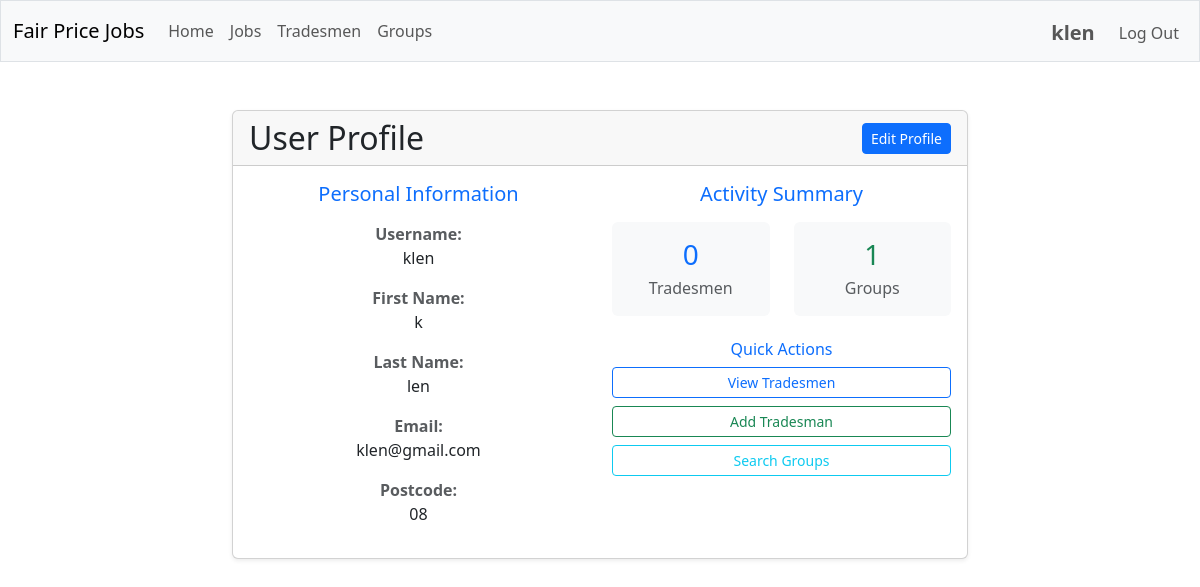
The page /user_profile/1 (signed in) on the database as committed earlier.
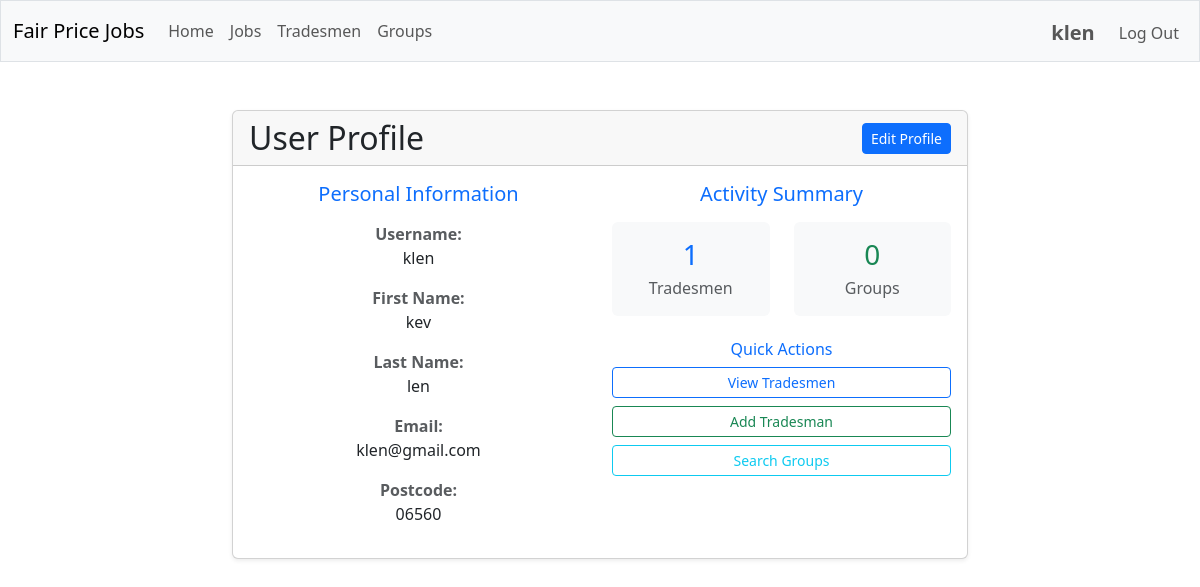
The same page on the database as committed later.
### tables this page shows
CREATE TABLE users (
    id INTEGER PRIMARY KEY AUTOINCREMENT,
    username TEXT NOT NULL UNIQUE,
    firstname TEXT NOT NULL,
    lastname TEXT NOT NULL,
    email TEXT NOT NULL UNIQUE,
    postcode TEXT NOT NULL,
    hash TEXT NOT NULL
);

### app/routes/profile.py (the view)
@profile_bp.route("/user_profile/<int:user_id>")
@login_required
def user_profile(user_id: int) -> Union[str, Response]:
    user = user_service.get_user_by_id(user_id)
    if not user:
        flash("User not found.", "error")
        return redirect(url_for("main.index"))
    user_groups = group_service.get_user_groups(user_id)
    user_tradesmen = tradesman_service.get_tradesmen_by_user(user_id)
    tradesmen_count = len(user_tradesmen)
    groups_count = len([g for g in user_groups if g['status'] != 'pending'])
    return render_template("user_profile.html",
                         user=user,
                         tradesmen_count=tradesmen_count,
                         groups_count=groups_count)

### app/services/database.py (called while the page is built)
def get_db_service() -> DatabaseService:
    return db_service

    def get_connection(self):
        if self.database_path is None:
            raise ValueError("Database path is not configured")
        try:
            if not hasattr(g, '_database'):
                g._database = sqlite3.connect(self.database_path, isolation_level=None)
                g._database.row_factory = sqlite3.Row
                g._database.execute("PRAGMA foreign_keys = ON")
            return g._database
        except RuntimeError:
            if not hasattr(self, '_test_connection'):
                self._test_connection = sqlite3.connect(self.database_path, isolation_level=None)
                self._test_connection.row_factory = sqlite3.Row
                self._test_connection.execute("PRAGMA foreign_keys = ON")
            return self._test_connection

    def close_connection(self):
        try:
            if hasattr(g, '_database'):
                g._database.close()
                delattr(g, '_database')
        except RuntimeError:
            if hasattr(self, '_test_connection'):
                self._test_connection.close()
                delattr(self, '_test_connection')

### templates/user_profile.html (shortened to what the changed rows need)
{% extends "layout.html" %}
{% block main %}
<div class="container">
    <div class="row justify-content-center">
        <div class="col-md-8">
            <div class="card shadow-sm">
                <div class="card-header">
                    <div class="d-flex justify-content-between align-items-center">
                        <h2 class="mb-0">User Profile</h2>
                    </div>
                </div>
                <div class="card-body">
                    <div class="row">
                        <div class="col-md-6">
                            <div class="mb-3">
                                <label class="fw-bold text-muted">Username:</label>
                                <p class="mb-1">{{ user.username }}</p>
                            </div>
                            <div class="mb-3">
                                <label class="fw-bold text-muted">First Name:</label>
                                <p class="mb-1">{{ user.firstname }}</p>
                            </div>
                            <div class="mb-3">
                                <label class="fw-bold text-muted">Last Name:</label>
                                <p class="mb-1">{{ user.lastname }}</p>
                            </div>
                            <div class="mb-3">
                                <label class="fw-bold text-muted">Email:</label>
                                <p class="mb-1">{{ user.email }}</p>
                            </div>
                            <div class="mb-3">
                                <label class="fw-bold text-muted">Postcode:</label>
                                <p class="mb-1">{{ user.postcode }}</p>
                            </div>
                        </div>
                        <div class="col-md-6">
                            <div class="row">
                                <div class="col-6">
                                    <div class="text-center p-3 bg-light rounded">
                                        <h3 class="text-primary mb-1">{{ tradesmen_count }}</h3>
                                        <p class="text-muted mb-0">Tradesmen</p>
                                    </div>
                                </div>
                                <div class="col-6">
                                    <div class="text-center p-3 bg-light rounded">
                                        <h3 class="text-success mb-1">{{ groups_count }}</h3>
                                        <p class="text-muted mb-0">Groups</p>
                                    </div>
                                </div>
                            </div>
                        </div>
                    </div>
                </div>
            </div>
        </div>
    </div>
</div>
{% endblock %}

### templates/layout.html (shortened to what this page needs)
<!DOCTYPE html>
<html lang="en">
    <head>
        <link href="https://cdn.jsdelivr.net/npm/bootstrap@5.3.0/dist/css/bootstrap.min.css" rel="stylesheet">
        <link rel="stylesheet" href="{{ url_for('static', filename='css/custom.css') }}">
    </head>
    <body>
        <nav class="navbar navbar-expand-md navbar-light bg-light border">
            <div class="container-fluid">
                <a class="navbar-brand mb-0 align-items-center" href="/">Fair Price Jobs</a>
                <div class="collapse navbar-collapse" id="navbarNav">
                    {% if session.user_id %}
                        <ul class="navbar-nav me-auto mb-2 mb-lg-0">
                            <li class="nav-item">
                                <a class="nav-link" href="{{ url_for('main.index') }}">Home</a>
                            </li>
                            <li class="nav-item">
                                <a class="nav-link" href="{{ url_for('search.search_jobs') }}">Jobs</a>
                            </li>
                            <li class="nav-item">
                                <a class="nav-link" href="{{ url_for('search.search_tradesmen') }}">Tradesmen</a>
                            </li>
                            <li class="nav-item">
                                <a class="nav-link" href="{{ url_for('groups.search_groups') }}">Groups</a>
                            </li>
                        </ul>
                        <ul class="navbar-nav ms-auto mt-1 align-items-center">
                            <li class="nav-item me-3">
                                <a class="nav-link fs-5 fw-bold p-0" href="{{ url_for('profile.user_profile', user_id=session.user_id) }}">{{ session.username }}</a>
                            </li>
                            <li class="nav-item">
                                <a class="nav-link" href="/logout">Log Out</a>
                            </li>
                        </ul>
                    {% endif %}
                </div>
            </div>
        </nav>
        <main class="container-fluid py-5 text-center">
            {% block main %}{% endblock %}
        </main>
    </body>
</html>

Rows that differ between the two databases and show on the page:
changed users "klen": firstname "k" → "kev"; postcode "08" → "06560"
Other text that changed with them:
{{ tradesmen_count }}: "0" → "1"
{{ groups_count }}: "1" → "0"
